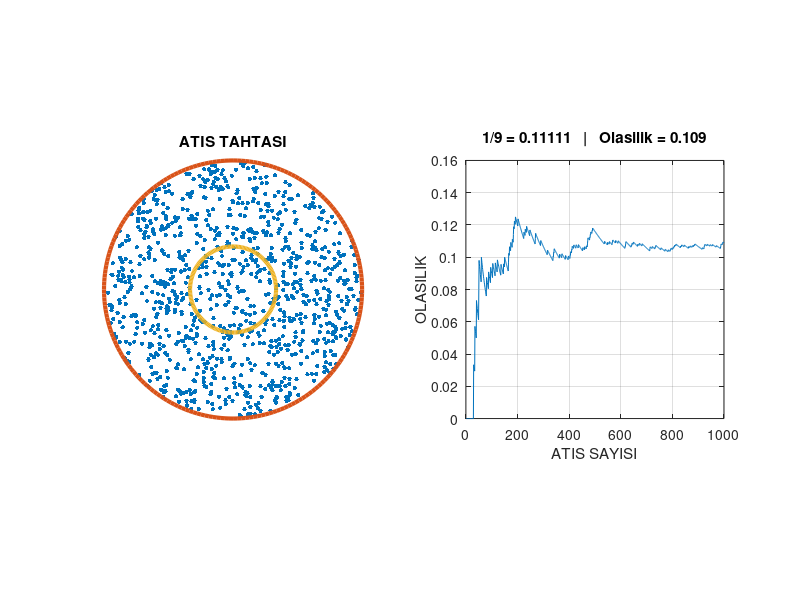

MATLAB code for this plot:
% YAPILAN TUM ATISLARIN GOSTERIMI
atisSayisi= 1000; %yapilacak atis sayisi
R = 30; %buyuk cemberin yaricapi
xMerkez = 30; %cemberlerin merkezinin x koordinati
yMerkez = 30; %cemberlerin merkezinin y koordinati
t = 2*pi*rand(atisSayisi,1);
r = R*sqrt(rand(atisSayisi,1));
x = xMerkez + r.*cos(t); %vurulan noktalarin x koordinatlari
y = yMerkez + r.*sin(t); %vurulan noktalarin y koordinatlari
subplot(1,2,1),plot(x,y,'.', 'MarkerSize', 10) %atislari cizdirme
title('ATIS TAHTASI');
%xlabel('x-ekseni');
%ylabel('y-ekseni');
%axis square;
hold on;

th=0:pi/100:2*pi;

% BUYUK CEMBER CIZIMI
a=R*cos(th)+xMerkez;
b=R*sin(th)+yMerkez;
subplot(1,2,1),plot(a,b,'LineWidth',3);
hold on;

% KUCUK CEMBER CIZIMI
rr=10; %kucuk cemberin yaricapi
s=rr*cos(th)+xMerkez;
k=rr*sin(th)+yMerkez;
subplot(1,2,1),plot(s,k,'LineWidth',3);
grid on;
axis square off;

vurdu=0;
atis=1:atisSayisi;
for i=1:atisSayisi
if (sqrt((x(i)-30)^2+(y(i)-30)^2)<=10)
%atis ve merkez koordinatlari ile noktanin merkeze uzakligi hesaplama
vurdu=vurdu+1;
end
olasilik(i)=vurdu/i;
end

% OLASILIK-ATIS SAYISI TABLOSU
subplot(1,2,2),plot(atis,olasilik); 
title(['1/9 = ' num2str(1/9) '   |   ' 'Olasilik = ' num2str(olasilik(atisSayisi))]);
xlabel('ATIS SAYISI');
ylabel('OLASILIK');
grid on;
axis square;
